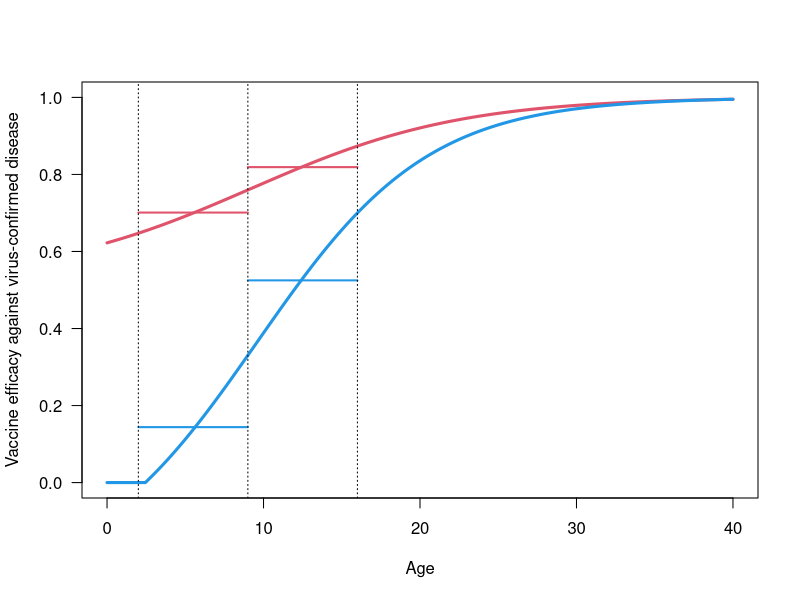

This chart was generated by the following R code: (Note: this script raises an error after producing the figure.)
# 1 – AR_v / AR_p
# 1 – (Pr_dis|inf_v * Pr_inf|exp_v * Pr_exp_v) / (Pr_dis|inf_p * Pr_inf|exp_p * Pr_exp_p)
# 1 – (Pr_dis|inf_v * Pr_inf|exp_v) / (Pr_dis|inf_p * Pr_inf|exp_p)
# 1 – (Pr_dis|inf_v * Pr_inf|exp_v) / (Pr_dis|inf_p)
# 1 – (Pr_dis|inf_v / Pr_dis|inf_p) * Pr_inf|exp_v
# 1 - RR_dis|inf * RR_inf|exp

# vaccine efficacy at a given age
VE.age = function(a, b, c, age){
  1 - a / (1 + exp(b * (age - c)))
}

# calculate mean protection within a given age range
# assuming equal distribution within age range
VE = function(a, b, c, ages){
  mean(sapply(ages,function(aa) VE.age(a, b, c, aa)))
}

# specify age ranges from trial data
ages.young = seq(2, 9, .01)
ages.old = seq(9, 16, .01)

# VE estimates from trial data
VE.data = c(.701, .144, .819, .525)

# function to calculate goodness of fit between trial data and model
gof = function(a.pos, b.pos, c.pos, a.neg, b.neg, c.neg){
  (VE(a.pos,b.pos,c.pos,ages.young) - VE.data[1]) ^ 2 +
  (VE(a.neg,b.neg,c.neg,ages.young) - VE.data[2]) ^ 2 +
  (VE(a.pos,b.pos,c.pos,ages.old) - VE.data[3]) ^ 2 +
  (VE(a.neg,b.neg,c.neg,ages.old) - VE.data[4]) ^ 2
}

# find best-fit parameter values for age relationships
VE.fit = optim(par=c(1,0,9,1,0,9),fn=function(par){
  gof(par[1],par[2],par[3],par[4],par[5],par[6])})

# plot probability of protection against disease as a function of age
# for seronegative and seropositive individuals
ages.all = seq(0,40,.01)
plot(
  ages.all,
  pmax(0,VE.age(VE.fit$par[1], VE.fit$par[2], VE.fit$par[3], ages.all)),
  type='l', ylim=c(0,1), col = 2, lwd = 3, las=1,
  xlab = 'Age', ylab = 'Vaccine efficacy against virus-confirmed disease')
lines(
  ages.all,
  pmax(0,VE.age(VE.fit$par[4], VE.fit$par[5], VE.fit$par[6], ages.all)),
  col = 4, lwd = 3)
segments(c(2,2,9,9),VE.data,c(9,9,16,16),VE.data,col=c(2,4,2,4),lwd=2)
abline(v=c(2,9,16),lty=3)




# plot 3 different scenarios about the relative proportion of risk reduction
# attributable to reduction in risk or disease versus reduction in risk of infection
pdf(file='../outputs/VE_inf_dis.pdf',width=6.5,heigh=3.2)
par(oma=c(4,4.5,.5,.5),mar=rep(.5,4))
layout(matrix(1:3,1,3))

prop.inf = .1
RR_dis.pos = (1 - VE.age(VE.fit$par[1], VE.fit$par[2], VE.fit$par[3], ages.all)) ^ (1 - prop.inf)
RR_inf.pos = (1 - VE.age(VE.fit$par[1], VE.fit$par[2], VE.fit$par[3], ages.all)) ^ prop.inf
RR_dis.neg = (1 - VE.age(VE.fit$par[4], VE.fit$par[5], VE.fit$par[6], ages.all)) ^ (1 - prop.inf)
RR_inf.neg = (1 - VE.age(VE.fit$par[4], VE.fit$par[5], VE.fit$par[6], ages.all)) ^ prop.inf

RR_VCD_prot.fun(a, b, c, age)
ages.all = seq(0,40,.01)
plot(
  ages.all,
  RR_dis.pos,
  type='l', ylim=c(0,1.1), col = 2, lwd = 2, las=1, xaxs='i', yaxs='i',
  xlab = '', ylab = '')
mtext('Relative risk of infection or disease', side = 2, line = 3.25)
lines(
  ages.all,
  RR_dis.neg,
  col = 4, lwd = 2)
lines(
  ages.all,
  RR_inf.pos,
  col = 2, lwd = 2, lty = 3)
lines(
  ages.all,
  RR_inf.neg,
  col = 4, lwd = 2, lty = 3)
text(x=28,y=1.05,cex=1.3,labels='Prop. inf. = 0.10')
abline(h=1,lty=3)


prop.inf = .49
RR_dis.pos = (1 - VE.age(VE.fit$par[1], VE.fit$par[2], VE.fit$par[3], ages.all)) ^ (1 - prop.inf)
RR_inf.pos = (1 - VE.age(VE.fit$par[1], VE.fit$par[2], VE.fit$par[3], ages.all)) ^ prop.inf
RR_dis.neg = (1 - VE.age(VE.fit$par[4], VE.fit$par[5], VE.fit$par[6], ages.all)) ^ (1 - prop.inf)
RR_inf.neg = (1 - VE.age(VE.fit$par[4], VE.fit$par[5], VE.fit$par[6], ages.all)) ^ prop.inf

RR_VCD_prot.fun(a, b, c, age)
ages.all = seq(0,40,.01)
plot(
  ages.all,
  RR_dis.pos,
  type='l', ylim=c(0,1.1), col = 2, lwd = 2, las=1, xaxs='i', yaxs='i', yaxt='n',
  xlab = '', ylab = '')
mtext('Age', side = 1, line = 3)
lines(
  ages.all,
  RR_dis.neg,
  col = 4, lwd = 2)
lines(
  ages.all,
  RR_inf.pos,
  col = 2, lwd = 2, lty = 3)
lines(
  ages.all,
  RR_inf.neg,
  col = 4, lwd = 2, lty = 3)
text(x=28,y=1.05,cex=1.3,labels='Prop. inf. = 0.49')
abline(h=1,lty=3)


prop.inf = .9
RR_dis.pos = (1 - VE.age(VE.fit$par[1], VE.fit$par[2], VE.fit$par[3], ages.all)) ^ (1 - prop.inf)
RR_inf.pos = (1 - VE.age(VE.fit$par[1], VE.fit$par[2], VE.fit$par[3], ages.all)) ^ prop.inf
RR_dis.neg = (1 - VE.age(VE.fit$par[4], VE.fit$par[5], VE.fit$par[6], ages.all)) ^ (1 - prop.inf)
RR_inf.neg = (1 - VE.age(VE.fit$par[4], VE.fit$par[5], VE.fit$par[6], ages.all)) ^ prop.inf

RR_VCD_prot.fun(a, b, c, age)
ages.all = seq(0,40,.01)
plot(
  ages.all,
  RR_dis.pos,
  type='l', ylim=c(0,1.1), col = 2, lwd = 2, las=1, xaxs='i', yaxs='i', yaxt='n',
  xlab = '', ylab = '')
lines(
  ages.all,
  RR_dis.neg,
  col = 4, lwd = 2)
lines(
  ages.all,
  RR_inf.pos,
  col = 2, lwd = 2, lty = 3)
lines(
  ages.all,
  RR_inf.neg,
  col = 4, lwd = 2, lty = 3)
text(x=28,y=1.05,cex=1.3,labels='Prop. inf. = 0.90')
abline(h=1,lty=3)

dev.off()
